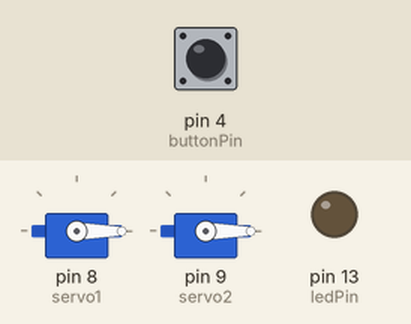
Recording of a sketch running on a simulated Arduino Uno, built with avr-gcc and run on an emulated ATmega328P. On the bench: 2 × servo, output pins drawn as LEDs (lit = HIGH). Inputs (shaded band) come from the test bench; at power-on: pin 4 (buttonPin) LOW.

Above: at 1.2 s.
1.3 s: pin 4 (buttonPin) pulled HIGH for 0.15 s
At 2.8 s:
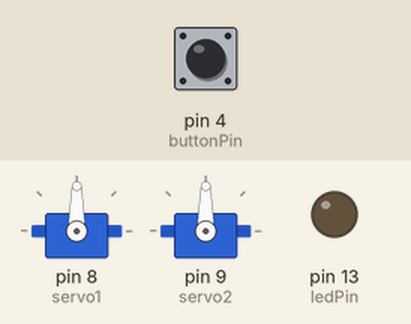
3.2 s: pin 4 (buttonPin) pulled HIGH for 1 s
At 3.35 s:
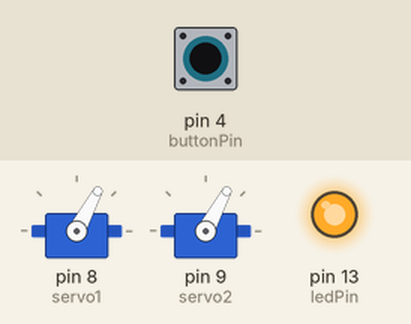
6.2 s: pin 4 (buttonPin) pulled HIGH for 3.2 s
At 6.35 s:
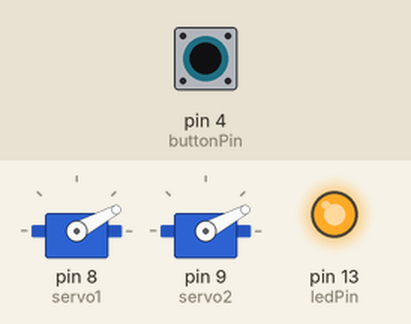
Timing chart, 0 to 11.0 s (numbered marks = the images above; inputs shaded):
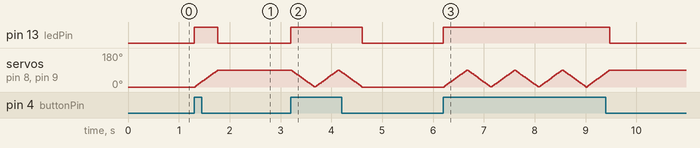

Measured:
- after the input at 1.3 s, pin 13 (ledPin): LOW → HIGH at once, → LOW 0.47 s later; servo on pin 8 (servo1), servo on pin 9 (servo2): moves from 0° to 90° over 0.45 s, starting at once
- after the input at 3.2 s, pin 13 (ledPin): LOW → HIGH at once, → LOW 1.4 s later

The sketch:

servo_boton.ino
```cpp
#include <Servo.h>

const int buttonPin = 4;
const int ledPin = 13;
const int top = 90;

int buttonState = LOW;
boolean isOpen = false;
Servo servo1;
Servo servo2;

void setup() {
  pinMode(buttonPin,INPUT);
  pinMode(ledPin,OUTPUT);
  servo1.attach(8);
  servo1.write(0);
  servo2.attach(9);
  servo2.write(0);
}

void loop() {
  buttonState = digitalRead(buttonPin);
  if (buttonState == HIGH) {
    digitalWrite(ledPin, HIGH);
    if (isOpen) {
      closeArm();
      isOpen = false;
    } else {
      openArm();
      isOpen = true;
    }
  } else {
    digitalWrite(ledPin, LOW);
  }
}

void openArm() {
  for(int pos = 0; pos <= top; pos += 1)
  {
    servo1.write(pos);
    servo2.write(pos);
    delay(5);
  }
}

void closeArm() {
  for(int pos = top; pos >= 0; pos -= 1)
  {
    servo1.write(pos);
    servo2.write(pos);
    delay(5);
  }
}
```
